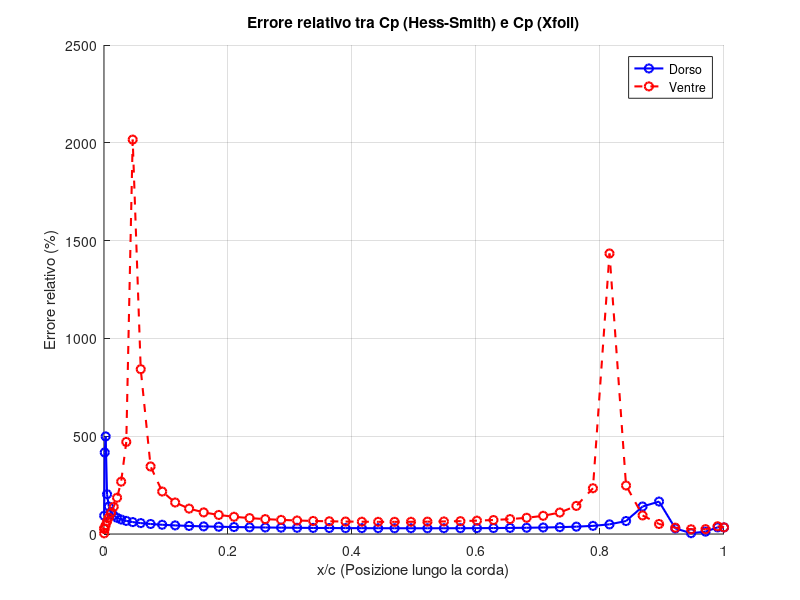

The MATLAB source for this figure:
%% Cp, x da Xfoil
% Dati forniti
clc
clear
close all
data = [
   1.00000  0.00126  0.40988;
   0.98964  0.00270  0.21563;
   0.97022  0.00536  0.14274;
   0.94691  0.00847  0.08773;
   0.92148  0.01177  0.04610;
   0.89522  0.01507  0.01177;
   0.86866  0.01831 -0.01732;
   0.84201  0.02146 -0.04307;
   0.81532  0.02452 -0.06670;
   0.78860  0.02749 -0.08846;
   0.76187  0.03036 -0.10934;
   0.73513  0.03314 -0.12935;
   0.70840  0.03582 -0.14884;
   0.68166  0.03840 -0.16794;
   0.65494  0.04088 -0.18708;
   0.62823  0.04325 -0.20607;
   0.60155  0.04551 -0.22520;
   0.57489  0.04764 -0.24467;
   0.54826  0.04965 -0.26422;
   0.52167  0.05152 -0.28439;
   0.49513  0.05324 -0.30473;
   0.46864  0.05481 -0.32572;
   0.44222  0.05620 -0.34699;
   0.41587  0.05740 -0.36903;
   0.38960  0.05840 -0.39152;
   0.36344  0.05918 -0.41454;
   0.33738  0.05971 -0.43835;
   0.31146  0.05999 -0.46256;
   0.28570  0.05997 -0.48759;
   0.26012  0.05964 -0.51313;
   0.23478  0.05896 -0.53957;
   0.20971  0.05790 -0.56657;
   0.18501  0.05642 -0.59428;
   0.16080  0.05449 -0.62288;
   0.13728  0.05207 -0.65230;
   0.11478  0.04914 -0.68208;
   0.09384  0.04575 -0.71185;
   0.07513  0.04203 -0.74023;
   0.05923  0.03817 -0.76491;
   0.04627  0.03439 -0.78374;
   0.03593  0.03078 -0.79453;
   0.02768  0.02739 -0.79421;
   0.02106  0.02417 -0.77917;
   0.01569  0.02107 -0.74313;
   0.01130  0.01806 -0.67766;
   0.00774  0.01507 -0.56873;
   0.00488  0.01207 -0.39955;
   0.00270  0.00905 -0.15572;
   0.00117  0.00599  0.15909;
   0.00028  0.00295  0.49751;
   0.00000  0.00000  0.77720;
   0.00028 -0.00295  0.95045;
   0.00117 -0.00599  0.99918;
   0.00270 -0.00905  0.93612;
   0.00488 -0.01207  0.80985;
   0.00774 -0.01507  0.66402;
   0.01130 -0.01806  0.52221;
   0.01569 -0.02107  0.39364;
   0.02106 -0.02417  0.28042;
   0.02768 -0.02739  0.18130;
   0.03593 -0.03078  0.09496;
   0.04627 -0.03439  0.02019;
   0.05923 -0.03817 -0.04361;
   0.07513 -0.04203 -0.09568;
   0.09384 -0.04575 -0.13664;
   0.11478 -0.04914 -0.16638;
   0.13728 -0.05207 -0.18726;
   0.16080 -0.05449 -0.20085;
   0.18501 -0.05642 -0.20896;
   0.20971 -0.05790 -0.21283;
   0.23478 -0.05896 -0.21350;
   0.26012 -0.05964 -0.21164;
   0.28570 -0.05997 -0.20779;
   0.31146 -0.05999 -0.20250;
   0.33738 -0.05971 -0.19594;
   0.36344 -0.05918 -0.18840;
   0.38960 -0.05840 -0.18019;
   0.41587 -0.05740 -0.17130;
   0.44222 -0.05620 -0.16222;
   0.46864 -0.05481 -0.15246;
   0.49513 -0.05324 -0.14261;
   0.52167 -0.05152 -0.13259;
   0.54826 -0.04965 -0.12226;
   0.57489 -0.04764 -0.11191;
   0.60155 -0.04551 -0.10114;
   0.62823 -0.04325 -0.09051;
   0.65494 -0.04088 -0.07940;
   0.68166 -0.03840 -0.06815;
   0.70840 -0.03582 -0.05642;
   0.73513 -0.03314 -0.04429;
   0.76187 -0.03036 -0.03136;
   0.78860 -0.02749 -0.01767;
   0.81532 -0.02452 -0.00264;
   0.84201 -0.02146  0.01386;
   0.86867 -0.01831  0.03261;
   0.89522 -0.01507  0.05430;
   0.92148 -0.01177  0.08115;
   0.94691 -0.00847  0.11506;
   0.97022 -0.00536  0.16152;
   0.98964 -0.00270  0.22635;
   1.00000 -0.00126  0.40988
];
CpHS=[0.2717
    0.1421
    0.1255
    0.0914
    0.0593
    0.0313
    0.0070
   -0.0145
   -0.0338
   -0.0516
   -0.0683
   -0.0842
   -0.0995
   -0.1144
   -0.1290
   -0.1434
   -0.1578
   -0.1721
   -0.1865
   -0.2009
   -0.2153
   -0.2299
   -0.2444
   -0.2590
   -0.2736
   -0.2880
   -0.3022
   -0.3162
   -0.3296
   -0.3424
   -0.3543
   -0.3649
   -0.3737
   -0.3802
   -0.3835
   -0.3824
   -0.3755
   -0.3612
   -0.3384
   -0.3059
   -0.2622
   -0.2055
   -0.1327
   -0.0396
    0.0791
    0.2292
    0.4128
    0.6211
    0.8224
    0.9630
    0.9977
    0.9181
    0.7390
    0.5120
    0.2914
    0.1050
   -0.0420
   -0.1545
   -0.2398
   -0.3040
   -0.3520
   -0.3869
   -0.4111
   -0.4261
   -0.4334
   -0.4343
   -0.4303
   -0.4227
   -0.4125
   -0.4004
   -0.3871
   -0.3727
   -0.3578
   -0.3423
   -0.3266
   -0.3108
   -0.2948
   -0.2789
   -0.2631
   -0.2473
   -0.2317
   -0.2162
   -0.2008
   -0.1855
   -0.1703
   -0.1552
   -0.1399
   -0.1246
   -0.1089
   -0.0929
   -0.0764
   -0.0590
   -0.0405
   -0.0205
    0.0016
    0.0265
    0.0550
    0.0874
    0.1214
    0.1369
    0.2717];
% Estrazione dei dati
x_over_c = data(:, 1); % Ascisse (x/c)
y_coords = data(:, 2); % Coordinate y per distinguere dorso e ventre
Cp_data = data(:, 3);  % Cp dai dati forniti (Xfoil)
Cp_HS = CpHS;          % Cp dal metodo di Hess-Smith

% Calcolo dell'errore relativo
errore_relativo = abs(Cp_HS - Cp_data) ./ abs(Cp_data);

% Identificazione di dorso e ventre
dorso_idx = y_coords > 0;  % Indici per il dorso (y > 0)
ventre_idx = y_coords <= 0; % Indici per il ventre (y <= 0)

% Plot dell'errore relativo
figure;
hold on;

% Plot errore per il dorso
plot(x_over_c(dorso_idx), errore_relativo(dorso_idx) * 100, 'b-o', 'LineWidth', 1.5, 'DisplayName', 'Dorso');

% Plot errore per il ventre
plot(x_over_c(ventre_idx), errore_relativo(ventre_idx) * 100, 'r--o', 'LineWidth', 1.5, 'DisplayName', 'Ventre');

% Personalizzazione del grafico
grid on;
xlabel('x/c (Posizione lungo la corda)');
ylabel('Errore relativo (%)');
title('Errore relativo tra Cp (Hess-Smith) e Cp (Xfoil)');
legend('Location', 'best');
hold off;